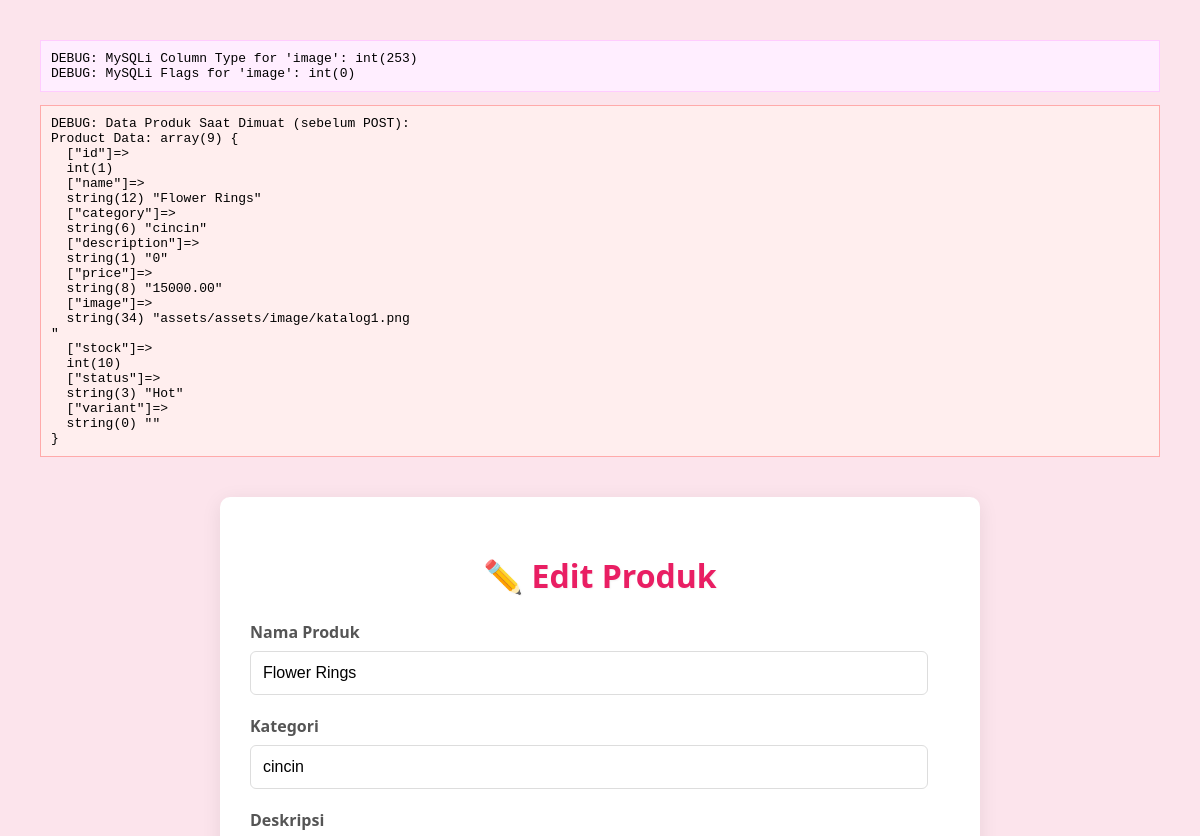
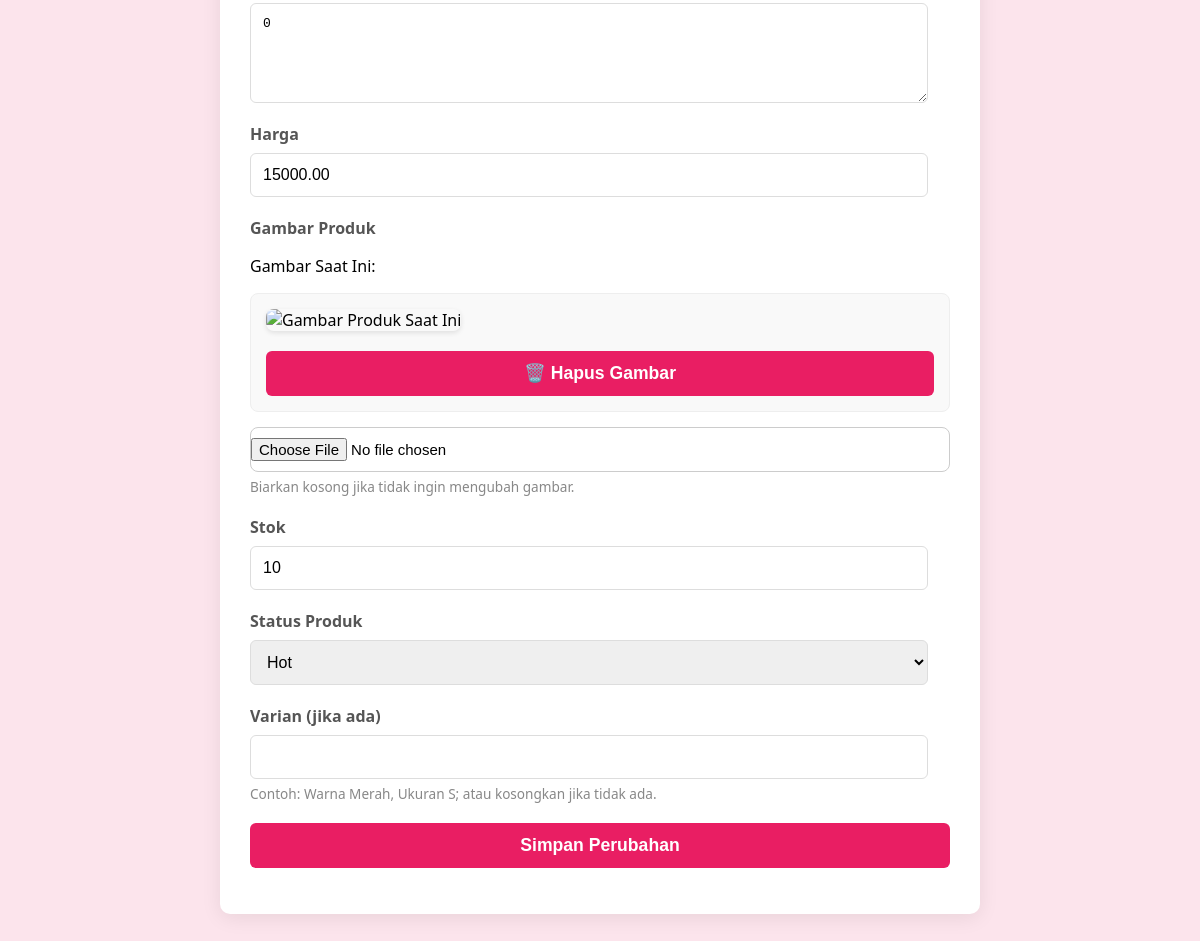
Screenshot of /seller/edit_product.php?id=1 (signed in) with the database file from the repository (2 pictures, top to bottom).
### tables this page shows
CREATE TABLE `products` (
  `id` int(11) NOT NULL,
  `name` varchar(100) NOT NULL,
  `category` varchar(50) DEFAULT NULL,
  `description` text DEFAULT NULL,
  `price` decimal(10,2) DEFAULT NULL,
  `image` varchar(255) DEFAULT NULL,
  `seller_id` int(11) DEFAULT NULL,
  `stock` int(11) DEFAULT 0,
  `created_at` timestamp NOT NULL DEFAULT current_timestamp(),
  `status` varchar(50) DEFAULT NULL,
  `variant` varchar(100) DEFAULT NULL
);

### seller/edit_product.php (the view, shortened to what this page needs)
<?php
include '../config/config.php';
$product_id = $_GET['id'];
$seller_id = $_SESSION['user_id'];
$stmt = $conn->prepare("SELECT id, name, category, description, price, image, stock, status, variant FROM products WHERE id = ? AND seller_id = ?");
$stmt->bind_param("ii", $product_id, $seller_id);
$stmt->execute();
$result = $stmt->get_result();
$product = $result->fetch_assoc();
$stmt_meta = $stmt->result_metadata();
if ($stmt_meta) {
    $fields = $stmt_meta->fetch_fields();
    foreach ($fields as $field) {
        if ($field->name === 'image') {
            echo "<pre style='background-color:#ffeeff; padding:10px; border:1px solid #ffccff;'>";
            echo "DEBUG: MySQLi Column Type for 'image': ";
            var_dump($field->type);
            echo "DEBUG: MySQLi Flags for 'image': ";
            var_dump($field->flags);
            echo "</pre>";
            break;
        }
    }
} else {
    echo "<pre style='background-color:#ffeeff; padding:10px; border:1px solid #ffccff;'>";
    echo "DEBUG: Could not get result metadata for 'image' column.<br>";
    echo "</pre>";
}
echo "<pre style='background-color:#ffeeee; padding:10px; border:1px solid #ffaaaa;'>";
echo "DEBUG: Data Produk Saat Dimuat (sebelum POST):<br>";
echo "Product Data: "; var_dump($product);
echo "</pre>";
$stmt = $conn->prepare("SELECT id, name, category, description, price, image, stock, status, variant FROM products WHERE id = ? AND seller_id = ?");
$stmt->bind_param("ii", $product_id, $seller_id);
$stmt->execute();
$result = $stmt->get_result();
$product = $result->fetch_assoc();
?>
<!DOCTYPE html>
<html lang="id">
<head>
  <link rel="stylesheet" href="../assets/assets/seller.css">
  <link rel="stylesheet" href="../assets/assets/editproduct.css">
</head>
<body>
  <div class="edit-container">
    <h2>✏️ Edit Produk</h2>
    <form method="POST" class="edit-form" enctype="multipart/form-data">
      <div class="form-group">
        <label for="name">Nama Produk</label>
        <input type="text" id="name" name="name" value="<?= htmlspecialchars($product['name']) ?>" required>
      </div>
      <div class="form-group">
        <label for="category">Kategori</label>
        <input type="text" id="category" name="category" value="<?= htmlspecialchars($product['category']) ?>" required>
      </div>
      <div class="form-group">
        <label for="description">Deskripsi</label>
        <textarea id="description" name="description" required><?= htmlspecialchars($product['description']) ?></textarea>
      </div>
      <div class="form-group">
        <label for="price">Harga</label>
        <input type="number" step="0.01" id="price" name="price" value="<?= $product['price'] ?>" required>
      </div>
      <div class="form-group">
        <label for="image">Gambar Produk</label>
        <?php if (!empty($product['image']) && $product['image'] != '0'): ?>
            <p>Gambar Saat Ini:</p>
            <div class="image-controls">
                <img src="../<?= htmlspecialchars($product['image']) ?>" alt="Gambar Produk Saat Ini" class="current-image">
                <button type="submit" name="delete_current_image" value="1" class="btn-delete-image" onclick="return confirm('Apakah Anda yakin ingin menghapus gambar ini? Ini tidak bisa dibatalkan.')">🗑️ Hapus Gambar</button>
            </div>
        <?php else: ?>
            <p>Tidak ada gambar saat ini.</p>
        <?php endif; ?>
        <input type="file" id="image" name="image" accept="image/*">
        <small>Biarkan kosong jika tidak ingin mengubah gambar.</small>
      </div>
      <div class="form-group">
        <label for="stock">Stok</label>
        <input type="number" id="stock" name="stock" value="<?= $product['stock'] ?>" required min="0">
      </div>
      <div class="form-group">
        <label for="status">Status Produk</label>
        <select id="status" name="status" required>
            <option value="Hot" <?= ($product['status'] == 'Hot') ? 'selected' : ''; ?>>Hot</option>
        </select>
      </div>
      <div class="form-group">
        <label for="variant">Varian (jika ada)</label>
        <input type="text" id="variant" name="variant" value="<?= htmlspecialchars($product['variant']) ?>">
        <small>Contoh: Warna Merah, Ukuran S; atau kosongkan jika tidak ada.</small>
      </div>
      <button type="submit">Simpan Perubahan</button>
    </form>
  </div>
</body>
</html>

### assets/assets/seller.css (style rules this page uses)
body { font-family: 'Segoe UI', sans-serif; background: #fce4ec; padding: 40px; margin: 0; }

### assets/assets/editproduct.css (style rules this page uses)
.edit-container { max-width: 600px; margin: 40px auto; background: #fff; padding: 30px; border-radius: 10px; box-shadow: 0 8px 20px rgba(233, 30, 99, 0.1); }
.edit-container h2 { text-align: center; color: #e91e63; margin-bottom: 24px; }
.edit-form .form-group { margin-bottom: 20px; }
.edit-form label { display: block; font-weight: 500; margin-bottom: 6px; color: #555; }
.edit-form input, .edit-form textarea { width: 100%; padding: 12px; border: 1px solid #ccc; border-radius: 8px; font-size: 15px; }
.edit-form textarea { resize: vertical; height: 100px; }
.edit-form button { width: 100%; padding: 14px; background-color: #e91e63; color: #fff; border: none; border-radius: 8px; font-weight: bold; font-size: 16px; cursor: pointer; transition: background-color 0.3s; }

### seller/edit_product.php (style rules this page uses)
.edit-container { max-width: 700px; margin: 40px auto; padding: 30px; background-color: #fff; border-radius: 10px; box-shadow: 0 4px 20px rgba(0,0,0,0.08); }
h2 { text-align: center; color: #e91e63; margin-bottom: 30px; font-size: 2em; text-shadow: 1px 1px 2px rgba(0,0,0,0.05); }
.form-group { margin-bottom: 20px; }
.form-group label { display: block; margin-bottom: 8px; font-weight: bold; color: #555; }
.form-group input[type="text"], .form-group input[type="number"], .form-group textarea, .form-group select { width: calc(100% - 22px); padding: 12px; border: 1px solid #ddd; border-radius: 6px; font-size: 1em; box-sizing: border-box; transition: border-color 0.3s ease; }
textarea { resize: vertical; min-height: 100px; }
.form-group input[type="file"] { padding: 10px 0; }
small { color: #888; font-size: 0.85em; margin-top: 5px; display: block; }
.image-controls { display: flex; flex-direction: row; align-items: flex-start; gap: 20px; margin-top: 10px; margin-bottom: 15px; flex-wrap: wrap; border: 1px solid #eee; padding: 15px; border-radius: 8px; background-color: #f9f9f9; }
.current-image { max-width: 200px; height: auto; object-fit: contain; display: block; border-radius: 8px; box-shadow: 0 2px 5px rgba(0,0,0,0.1); flex-shrink: 0; }
.image-controls button { padding: 8px 15px; border-radius: 5px; text-decoration: none; font-size: 0.9em; transition: background-color 0.3s ease; cursor: pointer; border: none; align-self: center; }
.btn-delete-image { background-color: #dc3545; color: white; }
button[type="submit"] { display: block; width: 100%; padding: 12px 20px; background-color: #e91e63; color: white; border: none; border-radius: 6px; font-size: 1.1em; cursor: pointer; transition: background-color 0.3s ease, transform 0.2s ease; }

### rows the page displays
products: name "Flower Rings", category "cincin", description "0", price "15000.00", stock "10", status "Hot"
